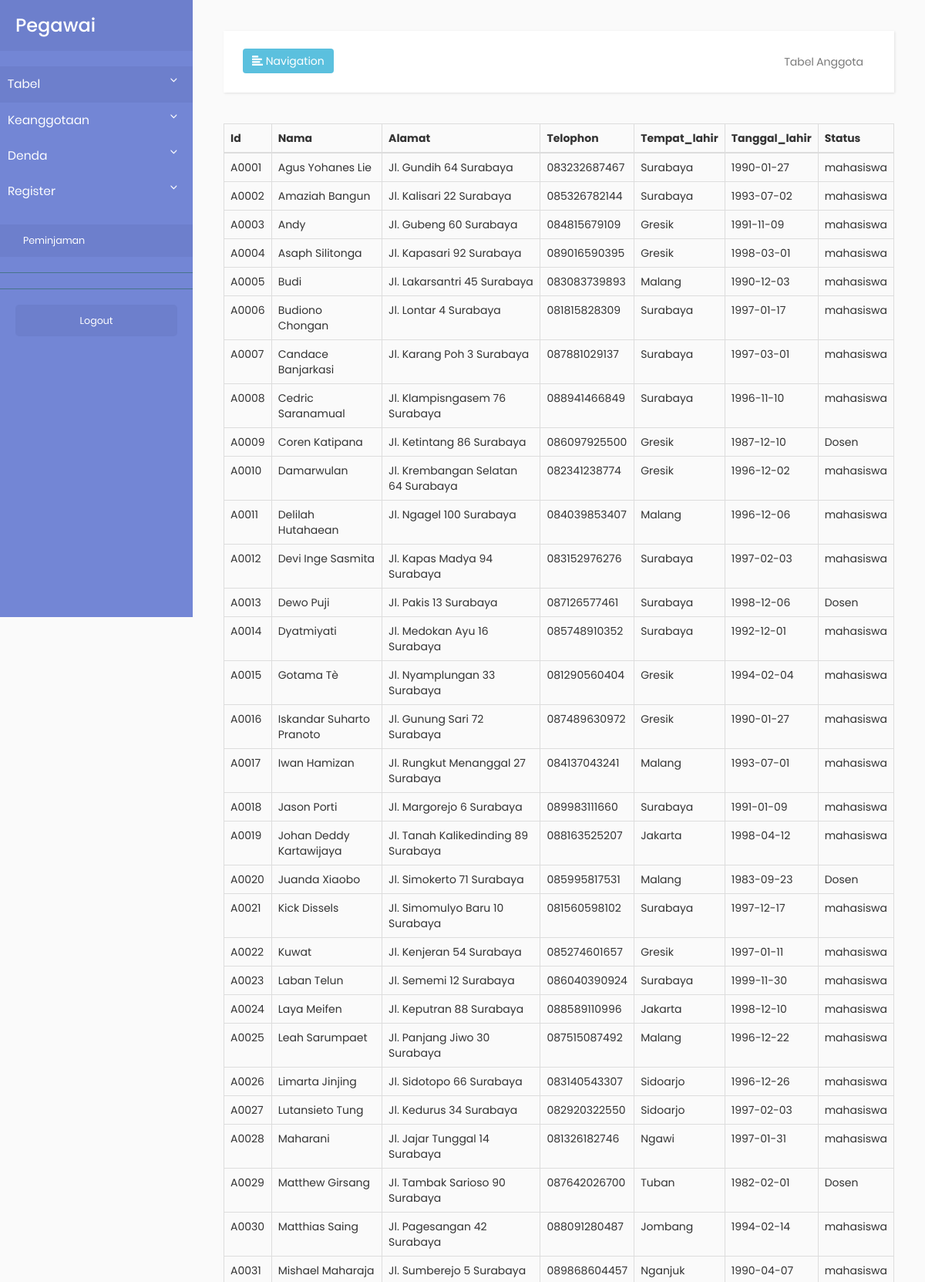
Page /admin/tabelanggota.php (upper part) on the committed database.
### tables this page shows
CREATE TABLE `anggota` (
  `A_ID` char(5) NOT NULL,
  `A_NAMA` varchar(25) DEFAULT NULL,
  `A_ALAMAT` varchar(100) DEFAULT NULL,
  `A_TELPON` varchar(14) DEFAULT NULL,
  `A_TEMPAT_LAHIR` varchar(25) DEFAULT NULL,
  `A_TANGGAL_LAHIR` date DEFAULT NULL,
  `A_STATUS` varchar(100) DEFAULT NULL,
  `A_EMAIL` varchar(25) DEFAULT NULL,
  `A_KELAMIN` varchar(1) DEFAULT NULL,
  PRIMARY KEY (`A_ID`),
  KEY `anggota_index` (`A_NAMA`)
);

### admin/tabelanggota.php (the view, shortened to what this page needs)
<!DOCTYPE html>
<html>
    <head>
        <link rel="stylesheet" href="https://maxcdn.bootstrapcdn.com/bootstrap/3.3.7/css/bootstrap.min.css">
        <link rel="stylesheet" href="css/main.css">
        <link rel="stylesheet" type="text/css" href="css/main2.css">
        <link rel="stylesheet" href="https://cdnjs.cloudflare.com/ajax/libs/malihu-custom-scrollbar-plugin/3.1.5/jquery.mCustomScrollbar.min.css">
    </head>
    <body>
        <div class="wrapper">
            <nav id="sidebar">
                <div class="sidebar-header">
                    <h3>Pegawai</h3>
                </div>
                <ul class="list-unstyled components" >
                    <li class="active">
                        <a href="#tabelSubmenu" data-toggle="collapse" aria-expanded="false">Tabel</a>
                    </li>
                    <li>
                      <a href="#keanggotaanSubmenu" data-toggle="collapse" aria-expanded="false">Keanggotaan</a>
                        <a href="#pageSubmenu" data-toggle="collapse" aria-expanded="false">Denda</a>
                        <a href="#registerSubmenu" data-toggle="collapse" aria-expanded="false">Register</a>
                        <ul class="list-unstyled components">
                        <li>
                              <a href="peminjamanoleh.php">Peminjaman</a>
                        </li>
                      </ul>
                    </li>
                </ul>
                <ul class="list-unstyled CTAs">
                    <li><a href="tmp.php" class="article"
                      action="logout">Logout</a></li>
                </ul>
            </nav>
            <div id="content">
                <nav class="navbar navbar-default">
                    <div class="container-fluid">
                        <div class="navbar-header">
                            <button type="button" id="sidebarCollapse" class="btn btn-info navbar-btn">
                                <i class="glyphicon glyphicon-align-left"></i>
                                <span>Navigation</span>
                            </button>
                        </div>
                        <div class="collapse navbar-collapse" id="bs-example-navbar-collapse-1">
                            <ul class="nav navbar-nav navbar-right">
                                <li><a href="#">Tabel Anggota</a></li>
                            </ul>
                        </div>
                    </div>
                </nav>
                <table class="table table-bordered">
                    <thead>
                    <tr>
                        <th>Id</th>
                        <th>Nama</th>
                        <th>Alamat</th>
                        <th>Telophon</th>
                        <th>Tempat_lahir</th>
                        <th>Tanggal_lahir</th>
                        <th>Status</th>
                    </tr>
                    </thead>
                    <tbody>
                      <?php
                      include("config.php");
                      $sql = "select * from anggota";
                      $query = mysqli_query($db, $sql);
                      while($anggota = mysqli_fetch_array($query)){
                        echo "<tr>";
                        echo "<td>".$anggota[A_ID]."</td>";
                        echo "<td>".$anggota[A_NAMA]."</td>";
                        echo "<td>".$anggota[A_ALAMAT]."</td>";
                        echo "<td>".$anggota[A_TELPON]."</td>";
                        echo "<td>".$anggota[A_TEMPAT_LAHIR]."</td>";
                        echo "<td>".$anggota[A_TANGGAL_LAHIR]."</td>";
                        echo "<td>".$anggota[A_STATUS]."</td>";
                        echo "</tr>";
                      }
                   ?>
                    </tbody>
                </table>
            </div>
        </div>
    </body>
</html>

### admin/css/main.css (style rules this page uses)
* { margin: 0px; padding: 0px; box-sizing: border-box; }
body, html { height: 100%; font-family: Poppins-Regular, sans-serif; }
a { font-family: Poppins-Regular; font-size: 14px; line-height: 1.7; color: #666666; margin: 0px; transition: all 0.4s; -webkit-transition: all 0.4s; -o-transition: all 0.4s; -moz-transition: all 0.4s; }
h1,h2,h3,h4,h5,h6 { margin: 0px; }
ul, li { margin: 0px; list-style-type: none; }
button { outline: none !important; border: none; background: transparent; }

### admin/css/main2.css (style rules this page uses)
body { font-family: 'Poppins', sans-serif; background: #fafafa; }
a, a:hover, a:focus { color: inherit; text-decoration: none; transition: all 0.3s; }
.navbar { padding: 15px 10px; background: #fff; border: none; border-radius: 0; margin-bottom: 40px; box-shadow: 1px 1px 3px rgba(0, 0, 0, 0.1); }
.navbar-btn { box-shadow: none; outline: none !important; border: none; }
#sidebar { width: 250px; position: fixed; top: 0; left: 0; height: 100vh; z-index: 999; background: #7386D5; color: #fff; transition: all 0.3s; }
#sidebar .sidebar-header { padding: 20px; background: #6d7fcc; }
#sidebar ul.components { padding: 20px 0; border-bottom: 1px solid #47748b; }
#sidebar ul li a { padding: 10px; font-size: 1.1em; display: block; }
#sidebar ul li.active > a, a[aria-expanded="true"] { color: #fff; background: #6d7fcc; }
a[data-toggle="collapse"] { position: relative; }
a[aria-expanded="false"]::before, a[aria-expanded="true"]::before { content: '\e259'; display: block; position: absolute; right: 20px; font-family: 'Glyphicons Halflings'; font-size: 0.6em; }
ul ul a { font-size: 0.9em !important; padding-left: 30px !important; background: #6d7fcc; }
ul.CTAs { padding: 20px; }
ul.CTAs a { text-align: center; font-size: 0.9em !important; display: block; border-radius: 5px; margin-bottom: 5px; }
a.article, a.article:hover { background: #6d7fcc !important; color: #fff !important; }
#content { width: calc(100% - 250px); padding: 40px; min-height: 100vh; transition: all 0.3s; position: absolute; top: 0; right: 0; }

### rows in the picture
anggota: A_ID "A0001", A_NAMA "Agus Yohanes Lie", A_ALAMAT "Jl. Gundih 64 Surabaya", A_TELPON "083232687467", A_TEMPAT_LAHIR "Surabaya", A_TANGGAL_LAHIR "1990-01-27", A_STATUS "mahasiswa"
anggota: A_ID "A0002", A_NAMA "Amaziah Bangun", A_ALAMAT "Jl. Kalisari 22 Surabaya", A_TELPON "085326782144", A_TEMPAT_LAHIR "Surabaya", A_TANGGAL_LAHIR "1993-07-02", A_STATUS "mahasiswa"
anggota: A_ID "A0003", A_NAMA "Andy", A_ALAMAT "Jl. Gubeng 60 Surabaya", A_TELPON "084815679109", A_TEMPAT_LAHIR "Gresik", A_TANGGAL_LAHIR "1991-11-09", A_STATUS "mahasiswa"
anggota: A_ID "A0004", A_NAMA "Asaph Silitonga", A_ALAMAT "Jl. Kapasari 92 Surabaya", A_TELPON "089016590395", A_TEMPAT_LAHIR "Gresik", A_TANGGAL_LAHIR "1998-03-01", A_STATUS "mahasiswa"
anggota: A_ID "A0005", A_NAMA "Budi", A_ALAMAT "Jl. Lakarsantri 45 Surabaya", A_TELPON "083083739893", A_TEMPAT_LAHIR "Malang", A_TANGGAL_LAHIR "1990-12-03", A_STATUS "mahasiswa"
anggota: A_ID "A0006", A_NAMA "Budiono Chongan", A_ALAMAT "Jl. Lontar 4 Surabaya", A_TELPON "081815828309", A_TEMPAT_LAHIR "Surabaya", A_TANGGAL_LAHIR "1997-01-17", A_STATUS "mahasiswa"
anggota: A_ID "A0007", A_NAMA "Candace Banjarkasi", A_ALAMAT "Jl. Karang Poh 3 Surabaya", A_TELPON "087881029137", A_TEMPAT_LAHIR "Surabaya", A_TANGGAL_LAHIR "1997-03-01", A_STATUS "mahasiswa"
anggota: A_ID "A0008", A_NAMA "Cedric Saranamual", A_ALAMAT "Jl. Klampisngasem 76 Surabaya", A_TELPON "088941466849", A_TEMPAT_LAHIR "Surabaya", A_TANGGAL_LAHIR "1996-11-10", A_STATUS "mahasiswa"
anggota: A_ID "A0009", A_NAMA "Coren Katipana", A_ALAMAT "Jl. Ketintang 86 Surabaya", A_TELPON "086097925500", A_TEMPAT_LAHIR "Gresik", A_TANGGAL_LAHIR "1987-12-10", A_STATUS "Dosen"
anggota: A_ID "A0010", A_NAMA "Damarwulan", A_ALAMAT "Jl. Krembangan Selatan 64 Surabaya", A_TELPON "082341238774", A_TEMPAT_LAHIR "Gresik", A_TANGGAL_LAHIR "1996-12-02", A_STATUS "mahasiswa"
anggota: A_ID "A0011", A_NAMA "Delilah Hutahaean", A_ALAMAT "Jl. Ngagel 100 Surabaya", A_TELPON "084039853407", A_TEMPAT_LAHIR "Malang", A_TANGGAL_LAHIR "1996-12-06", A_STATUS "mahasiswa"
anggota: A_ID "A0012", A_NAMA "Devi Inge Sasmita", A_ALAMAT "Jl. Kapas Madya 94 Surabaya", A_TELPON "083152976276", A_TEMPAT_LAHIR "Surabaya", A_TANGGAL_LAHIR "1997-02-03", A_STATUS "mahasiswa"
anggota: A_ID "A0013", A_NAMA "Dewo Puji", A_ALAMAT "Jl. Pakis 13 Surabaya", A_TELPON "087126577461", A_TEMPAT_LAHIR "Surabaya", A_TANGGAL_LAHIR "1998-12-06", A_STATUS "Dosen"
anggota: A_ID "A0014", A_NAMA "Dyatmiyati", A_ALAMAT "Jl. Medokan Ayu 16 Surabaya", A_TELPON "085748910352", A_TEMPAT_LAHIR "Surabaya", A_TANGGAL_LAHIR "1992-12-01", A_STATUS "mahasiswa"
anggota: A_ID "A0015", A_NAMA "Gotama Tè", A_ALAMAT "Jl. Nyamplungan 33 Surabaya", A_TELPON "081290560404", A_TEMPAT_LAHIR "Gresik", A_TANGGAL_LAHIR "1994-02-04", A_STATUS "mahasiswa"
anggota: A_ID "A0016", A_NAMA "Iskandar Suharto Pranoto", A_ALAMAT "Jl. Gunung Sari 72 Surabaya", A_TELPON "087489630972", A_TEMPAT_LAHIR "Gresik", A_TANGGAL_LAHIR "1990-01-27", A_STATUS "mahasiswa"
anggota: A_ID "A0017", A_NAMA "Iwan Hamizan", A_ALAMAT "Jl. Rungkut Menanggal 27 Surabaya", A_TELPON "084137043241", A_TEMPAT_LAHIR "Malang", A_TANGGAL_LAHIR "1993-07-01", A_STATUS "mahasiswa"
anggota: A_ID "A0018", A_NAMA "Jason Porti", A_ALAMAT "Jl. Margorejo 6 Surabaya", A_TELPON "089983111660", A_TEMPAT_LAHIR "Surabaya", A_TANGGAL_LAHIR "1991-01-09", A_STATUS "mahasiswa"
anggota: A_ID "A0019", A_NAMA "Johan Deddy Kartawijaya", A_ALAMAT "Jl. Tanah Kalikedinding 89 Surabaya", A_TELPON "088163525207", A_TEMPAT_LAHIR "Jakarta", A_TANGGAL_LAHIR "1998-04-12", A_STATUS "mahasiswa"
anggota: A_ID "A0020", A_NAMA "Juanda Xiaobo", A_ALAMAT "Jl. Simokerto 71 Surabaya", A_TELPON "085995817531", A_TEMPAT_LAHIR "Malang", A_TANGGAL_LAHIR "1983-09-23", A_STATUS "Dosen"
anggota: A_ID "A0021", A_NAMA "Kick Dissels", A_ALAMAT "Jl. Simomulyo Baru 10 Surabaya", A_TELPON "081560598102", A_TEMPAT_LAHIR "Surabaya", A_TANGGAL_LAHIR "1997-12-17", A_STATUS "mahasiswa"
anggota: A_ID "A0022", A_NAMA "Kuwat", A_ALAMAT "Jl. Kenjeran 54 Surabaya", A_TELPON "085274601657", A_TEMPAT_LAHIR "Gresik", A_TANGGAL_LAHIR "1997-01-11", A_STATUS "mahasiswa"
anggota: A_ID "A0023", A_NAMA "Laban Telun", A_ALAMAT "Jl. Sememi 12 Surabaya", A_TELPON "086040390924", A_TEMPAT_LAHIR "Surabaya", A_TANGGAL_LAHIR "1999-11-30", A_STATUS "mahasiswa"
anggota: A_ID "A0024", A_NAMA "Laya Meifen", A_ALAMAT "Jl. Keputran 88 Surabaya", A_TELPON "088589110996", A_TEMPAT_LAHIR "Jakarta", A_TANGGAL_LAHIR "1998-12-10", A_STATUS "mahasiswa"
anggota: A_ID "A0025", A_NAMA "Leah Sarumpaet", A_ALAMAT "Jl. Panjang Jiwo 30 Surabaya", A_TELPON "087515087492", A_TEMPAT_LAHIR "Malang", A_TANGGAL_LAHIR "1996-12-22", A_STATUS "mahasiswa"
anggota: A_ID "A0026", A_NAMA "Limarta Jinjing", A_ALAMAT "Jl. Sidotopo 66 Surabaya", A_TELPON "083140543307", A_TEMPAT_LAHIR "Sidoarjo", A_TANGGAL_LAHIR "1996-12-26", A_STATUS "mahasiswa"
anggota: A_ID "A0027", A_NAMA "Lutansieto Tung", A_ALAMAT "Jl. Kedurus 34 Surabaya", A_TELPON "082920322550", A_TEMPAT_LAHIR "Sidoarjo", A_TANGGAL_LAHIR "1997-02-03", A_STATUS "mahasiswa"
anggota: A_ID "A0028", A_NAMA "Maharani", A_ALAMAT "Jl. Jajar Tunggal 14 Surabaya", A_TELPON "081326182746", A_TEMPAT_LAHIR "Ngawi", A_TANGGAL_LAHIR "1997-01-31", A_STATUS "mahasiswa"
anggota: A_ID "A0029", A_NAMA "Matthew Girsang", A_ALAMAT "Jl. Tambak Sarioso 90 Surabaya", A_TELPON "087642026700", A_TEMPAT_LAHIR "Tuban", A_TANGGAL_LAHIR "1982-02-01", A_STATUS "Dosen"
anggota: A_ID "A0030", A_NAMA "Matthias Saing", A_ALAMAT "Jl. Pagesangan 42 Surabaya", A_TELPON "088091280487", A_TEMPAT_LAHIR "Jombang", A_TANGGAL_LAHIR "1994-02-14", A_STATUS "mahasiswa"
anggota: A_ID "A0031", A_NAMA "Mishael Maharaja", A_ALAMAT "Jl. Sumberejo 5 Surabaya", A_TELPON "089868604457", A_TEMPAT_LAHIR "Nganjuk", A_TANGGAL_LAHIR "1990-04-07", A_STATUS "mahasiswa"
